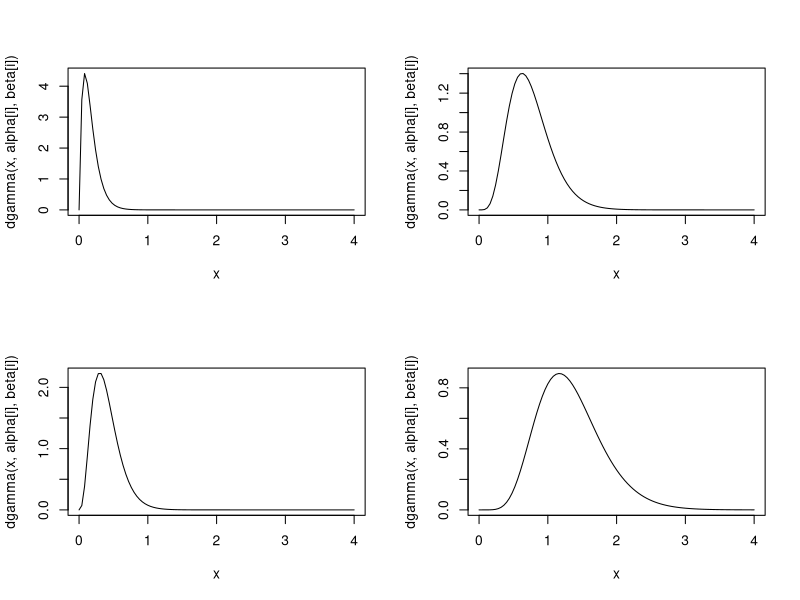
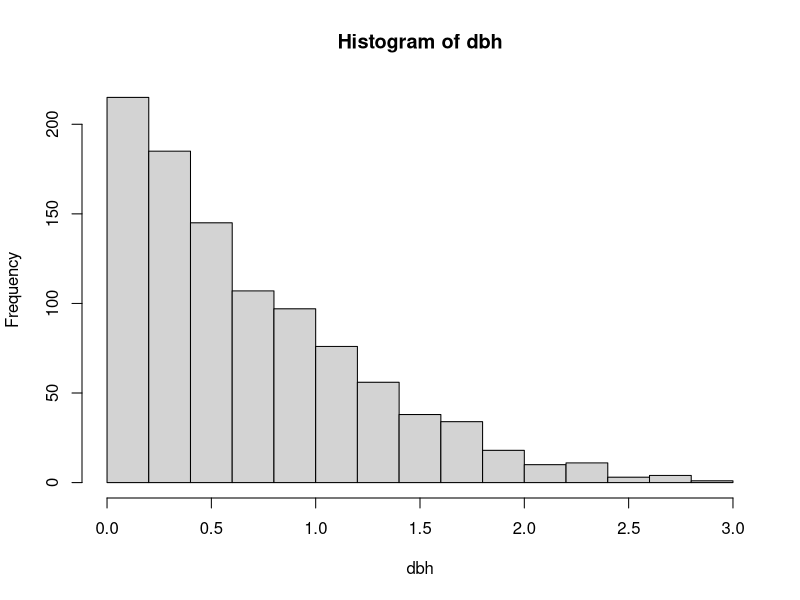
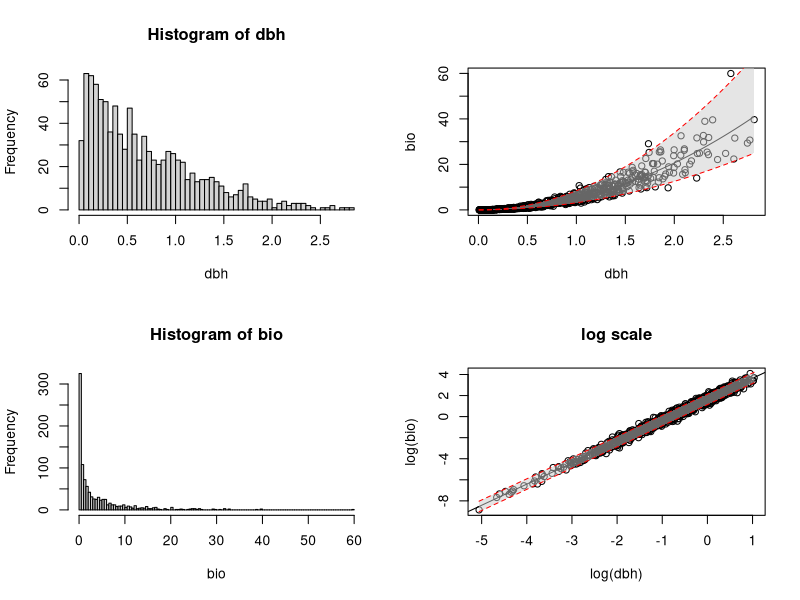
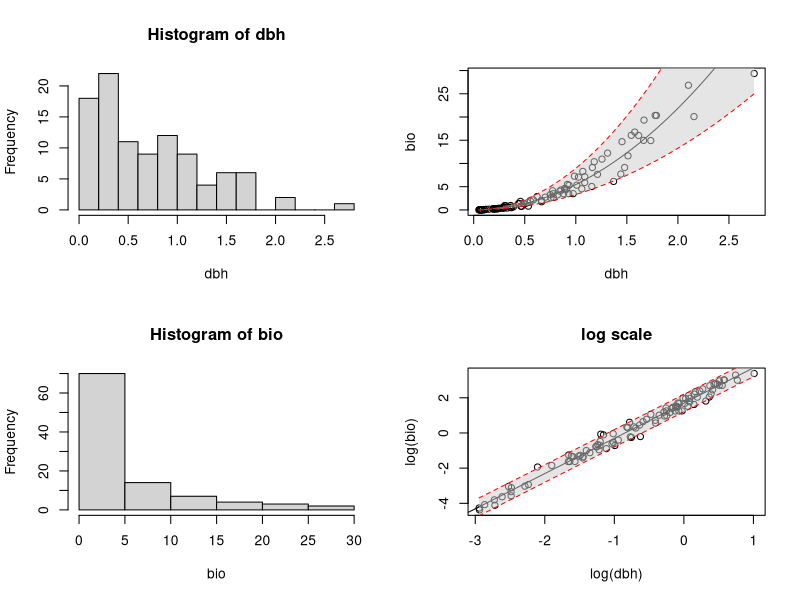
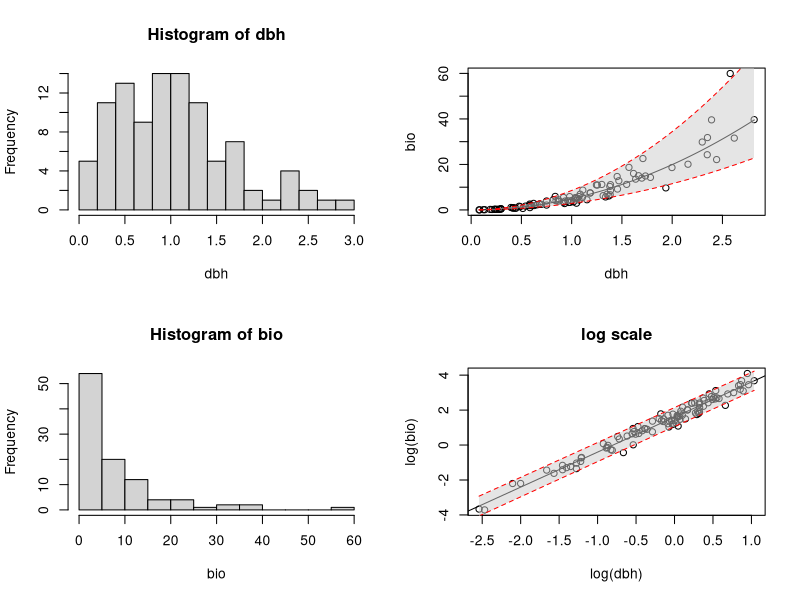
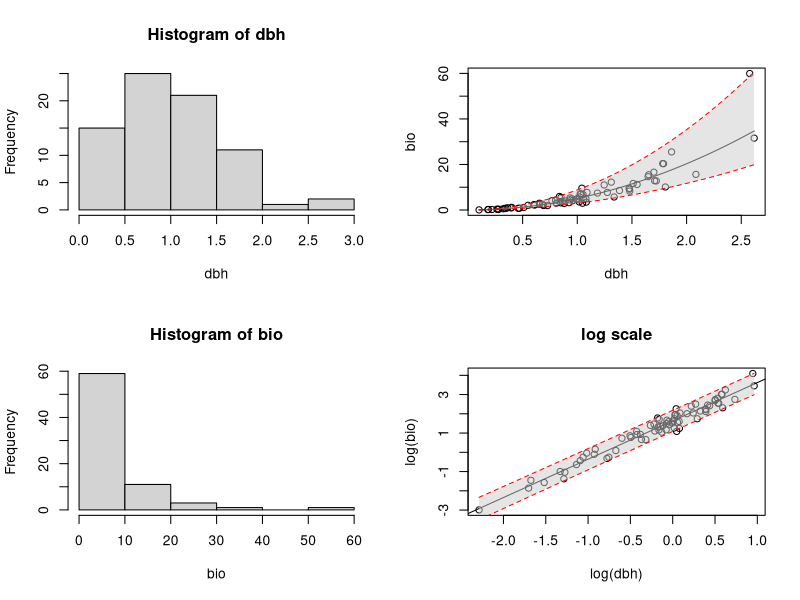
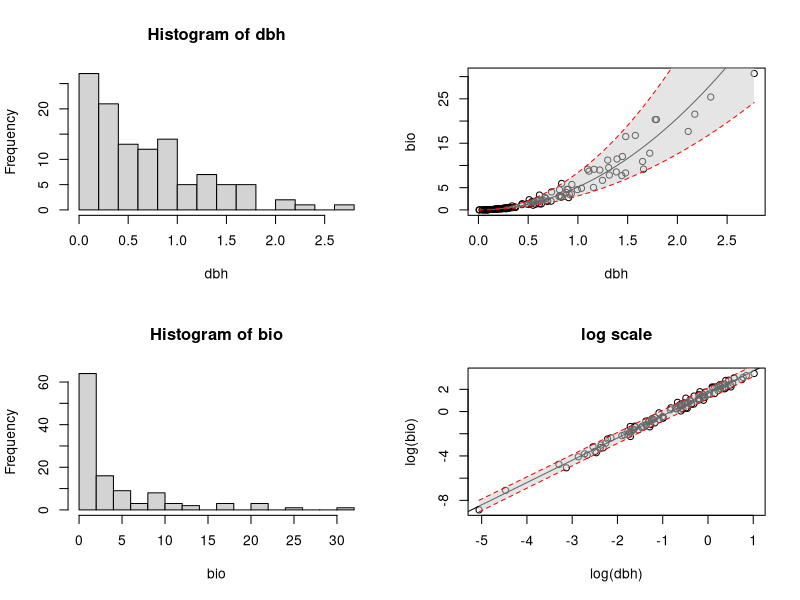
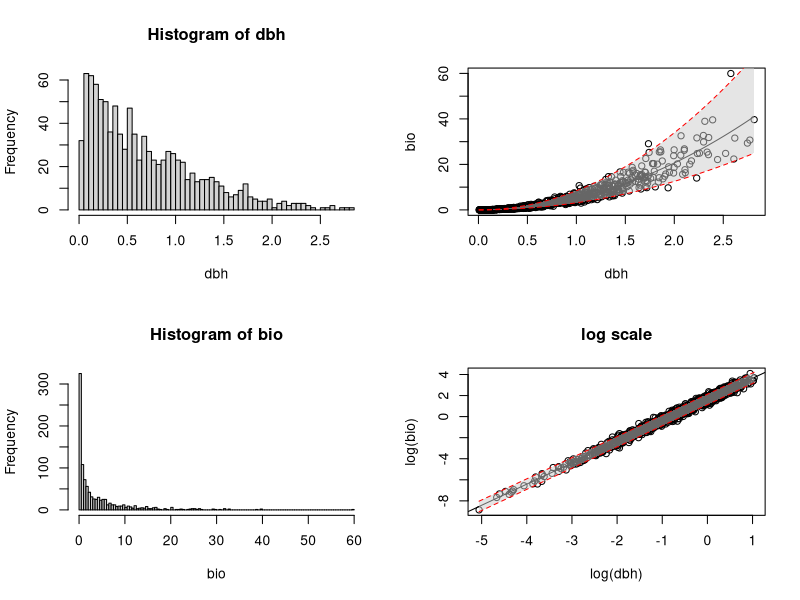

These figures' R source, in order: (Note: this script raises an error after producing the figures.)
##
## Sequential PPS sampling design simulation
##

##
## libraries and functions
##

make.gamma.mixture <- function(N, alpha, beta){
	# makes a mixture of gamma distributions given alpha and beta vectors
	n <- length(alpha)
	samp <- sample(1:n, N, replace = TRUE)    
	dbh <- sort(rgamma(N, alpha[samp], beta[samp]))
}

make.sim.biomass <- function(dbh, b0, b1, s2){
	# make a power law distribution function with exponential random normal error and restricts values less than 0
	N <- length(dbh)
	bio <- b0 * dbh ^ b1 * exp(rnorm(N, 0, s2))
	bio[bio < 0] <- min(bio)
	if(length(bio[bio < 0]) == 0){
		return(bio)
	} else{
		return(bio)
		"some values of biomass were less than 0 so were set to min(bio)"
	}
}

make.model.plot <- function(dbh, bio, file = 'pathname'){ # plot model fits and save to file using file = 'pathname'
	if(file != 'pathname'){
		pdf(file = "fullModel")
	}
	N <- length(dbh)
	layout(matrix(1:4, nrow = 2))
	hist(dbh, breaks = floor(N / 10))
	hist(bio, breaks = floor(N / 10))
	# model
	model <- lm(log(bio) ~ log(dbh))
	newdbh <- seq(min(dbh), max(dbh), length.out = N)
	preds <- predict(model, newdata = data.frame(dbh = newdbh), interval = "predict")
	
	plot(bio ~ dbh)
	curve(exp(model$coeff[1]) * x^model$coeff[2], add = TRUE)
	polygon(c(rev(newdbh), newdbh), c(rev(exp(preds[, 3])), exp(preds[, 2])), col = adjustcolor('grey80', alpha.f=0.5), border = NA)
	lines(newdbh, exp(preds[ ,3]), lty = 'dashed', col = 'red')
	lines(newdbh, exp(preds[ ,2]), lty = 'dashed', col = 'red')

	plot(log(bio) ~ log(dbh), main = 'log scale')
	abline(model)
	polygon(c(rev(log(newdbh)), log(newdbh)), c(rev(preds[, 3]), preds[, 2]), col = adjustcolor('grey80', alpha.f=0.5), border = NA)
	lines(log(newdbh), preds[ ,3], lty = 'dashed', col = 'red')
	lines(log(newdbh), preds[ ,2], lty = 'dashed', col = 'red')
	if(file != 'pathname'){
		dev.off()
	}
}

make.pi <- function(N){
	if(floor(N) < N){
		"N must be an integer"
	} else if(N < 2){
		"N must be greater than 2"
	} else if(N == 2){
		bias <- c(1 / 4, 0)
	} else {
		bias <- vector(length = N)
		for(j in 1:(N-1)){
		bias[j] <- (1 / (N * (N - 1)) * (sum(1:(N-1) * 1:(N-1) / (2:N))) + 1 /2 - (N - 1) / N) * (N - j)
		}
		bias[N] <- 0
		return(bias + 1:N / N)
	}
}

make.samp <- function(dbh, bio, n, method = 'srs'){
  N <- length(dbh)
  if(method == 'srs'){
		p <- n * rep(1 / N, N)
		samp <- sample(1:N, n, prob = p)
	}
	if(method == 'pps'){
		p <- n * dbh / sum(dbh)
		samp <- sample(1:N, n, prob = p)
	}
	if(method == 'ecdf'){
	  p <- 2 * n / N * ecdf(dbh)(dbh)
	  samp <- which(rbinom(1:N, 1, p) == 1)
	}
	if(method == 'design'){
	  p <- vector(length = N)
	  idx <- sample(1:N)
		for(k in 1:N){
      x <- dbh[idx[1:k]]
      fn <- ecdf(x)
      p[k] <- fn(x)[k]
	  }
	  p <- p * 2 * n / N # potential sample size adjustment
	  samp <- which((rbinom(N, 1, p) == 1))
	  p <- make.pi(N)
	}  
	prob <- p[samp]
	dbh.samp <- dbh[samp]
	dbh.mn <- 1 / N * sum(dbh.samp / prob)
	bio.samp <- bio[samp]
  bio.mn <- 1 / N * sum(bio.samp / prob)	
	list(dbh = dbh.samp, dbh.mn = dbh.mn, bio = bio.samp, bio.mn = bio.mn, p = p, samp = samp)
}

make.bias.est <- function(iter, dbh, bio, n, method = 'srs'){ # estimate bias in regression coefficients from sampling design
	out <- make.samp(dbh, bio, n, method)
	model <- lm(log(bio) ~ log(dbh), data = data.frame(dbh = out$dbh, bio = out$bio))
	model.wt <- lm(log(bio) ~ log(dbh), weights = out$p[out$samp], data = data.frame(dbh = out$dbh, bio = out$bio))
	newdata <- data.frame(dbh = dbh[ - out$samp])
	preds <- predict(model, newdata = newdata)
	preds.wt <- predict(model.wt, newdata = newdata)
	pred.mse <- mean((exp(preds) - bio[ - out$samp])^2)
	pred.wt.mse <- mean((exp(preds.wt) - bio[ - out$samp])^2)
	#c(summary(model)$coef[, 1], summary(model)$coef[, 2], summary(model.wt)$coef[, 1], summary(model.wt)$coef[, 2], pred.mse, pred.wt.mse)
  bias <- c(summary(model)$coef[, 1], summary(model)$coef[, 2], summary(model.wt)$coef[, 1], summary(model.wt)$coef[, 2], pred.mse, pred.wt.mse)
	names(bias) <- c('EST intercept OLS', 'EST slope OLS', 'SE intercept OLS', 'SE slope OLS', 'EST intercept WLS', 'EST slope WLS', 'SE intercept WLS', 'SE slope WLS', 'MSPE OLS', 'MSPE WLS')
	return(bias)
}

##
## Simulate dbh
##

N <- 1000 # finite population size
n <- 100 # expected sample size

##
## Start with a population that is a mixture of Gamma Distributions
##

alpha <- c(2, 4, 6, 8) # gamma mixture parameter
beta <- c(12, 10, 8, 6) # gamma mixture parameter

dbh <- make.gamma.mixture(N, alpha, beta)

##
## Plot DBH
##

layout(matrix(1:4, 2, 2))
for(i in 1:4){ # plot the four distibutions to mix
	curve(dgamma(x, alpha[i], beta[i]), from = 0, to = 4)
}

par(mfrow = c(1, 1))
#pdf(file = 'dbh1.pdf')
hist(dbh, breaks = 20)
#dev.off()

## 
## True mean and variance for DBH
##

dbh.mn <- mean(dbh)
dbh.var <- var(dbh)

##
## Simulate Biomass
##

b0 <- 5
b1 <- 2
s2 <- 1/4

bio <- make.sim.biomass(dbh, b0, b1, s2)
bio.mn <- mean(bio)
bio.var <- var(bio)

##
## Plot Data
##

#make.model.plot(dbh, bio, file = "fullModel.pdf")
make.model.plot(dbh, bio)

##
## SRS sampling
##

out.srs <- make.samp(dbh, bio, n, method = 'srs')
dbh.mn - out.srs$dbh.mn
bio.mn - out.srs$bio.mn

##
## Plot relationship for SRS sample
##

make.model.plot(out.srs$dbh, out.srs$bio)

##
## Estimate Bias from SRS sampling
##

bias.srs <- sapply(1:1000, make.bias.est, dbh = dbh, bio = bio, n = 100, method = 'srs')
idx.mn <- c(1:2, 5:6)
idx.var <- c(3:4, 7:8)
idx.mspe <- 9:10
apply(bias.srs[idx.mn,], 1, mean) - rep(c(log(b0), b1), 2) # seems to be unbiasedly estimating the regression parameters
## variance of the means - mean of the variances
apply(bias.srs[idx.mn, ], 1, var) - apply(bias.srs[idx.var, ], 1, mean) # variance of estimator vs estimated variance for regression parameters seems to be unbiased
# mean MSPE
apply(bias.srs[idx.mspe, ], 1, mean) 

##
## True PPS sampling design
##

#out.pps <- make.pps.samp(dbh, bio, n)
out.pps <- make.samp(dbh, bio, n, method = 'pps')
dbh.mn - out.pps$dbh.mn
bio.mn - out.pps$bio.mn

##
## Plot relationship for PPS sample
##

make.model.plot(out.pps$dbh, out.pps$bio)

##
## Estimate Bias from pps sampling
##

bias.pps <- sapply(1:1000, make.bias.est, dbh = dbh, bio = bio, n = 100, method = 'pps')
apply(bias.pps[idx.mn,], 1, mean) - rep(c(log(b0), b1), 2) # seems to be unbiasedly estimating the regression parameters
## variance of the means - mean of the variances
apply(bias.pps[idx.mn, ], 1, var) - apply(bias.pps[idx.var, ], 1, mean) # variance of estimator vs estimated variance for regression parameters seems to be unbiased
# mean MSPE
apply(bias.pps[idx.mspe, ], 1, mean) 

##
## ecdf sampling design
##

#out.ecdf <- make.ecdf.samp(dbh, bio, n)
out.ecdf <- make.samp(dbh, bio, n, method = "ecdf")
dbh.mn - out.ecdf$dbh.mn
bio.mn - out.ecdf$bio.mn

##
## Plot relationship for ecdf sample
##

make.model.plot(out.ecdf$dbh, out.ecdf$bio)

##
## Estimate Bias from ecdf sampling
##

bias.ecdf <- sapply(1:1000, make.bias.est, dbh = dbh, bio = bio, n = 100, method = 'ecdf')
apply(bias.ecdf[idx.mn,], 1, mean) - rep(c(log(b0), b1), 2) # seems to be unbiasedly estimating the regression parameters
## variance of the means - mean of the variances
apply(bias.ecdf[idx.mn, ], 1, var) - apply(bias.ecdf[idx.var, ], 1, mean) # variance of estimator vs estimated variance for regression parameters seems to be unbiased
# mean MSPE
apply(bias.ecdf[idx.mspe, ], 1, mean) # seems to be similar to pps (at least for this particular finite population)

##
## Sequential ecdf design
##

##
## Sample the first element (x1) with probability 1
## Sample the second element (x2) with probability 1 if x2 > x1
##                                                 1/2 if x2 <= x1  
##
## Sample the third element (x3) with probability 1 if x3 > x1 & x2
##                                                2/3 if x3 > x1 & x3 < x2 
##                                                2/3 if x3 > x2 & x3 < x1
##                                                1/3 if x3 < x1 & x2
##
## And so on
##

##
## Testing the behavior of the probability of being sampled pi_i for one population
##

#out.design <- make.design.samp(dbh, bio, n)
out.design <- make.samp(dbh, bio, n, method = "design")
make.model.plot(out.design$dbh, out.design$bio)
make.model.plot(dbh, bio)

bias.design <- sapply(1:100, make.bias.est, dbh = dbh, bio = bio, n = 100, method = 'design')
apply(bias.design[idx.mn,], 1, mean) - rep(c(log(b0), b1), 2) # seems to be unbiasedly estimating the regression parameters
## variance of the means - mean of the variances
apply(bias.design[idx.mn, ], 1, var) - apply(bias.design[idx.var, ], 1, mean) # variance of estimator vs estimated variance for regression parameters seems to be unbiased
# mean MSPE
apply(bias.design[idx.mspe, ], 1, mean) # seems to be similar to pps (at least for this particular finite population)

apply(bias.srs[idx.mspe, ], 1, mean)
apply(bias.pps[idx.mspe, ], 1, mean)
apply(bias.ecdf[idx.mspe, ], 1, mean)
apply(bias.design[idx.mspe, ], 1, mean)



##
## Older code
##

#make.pps.samp <- function(dbh, bio, n){ # sample dbh and bio using pps on dbh
#	N <- length(dbh)
#	p <- dbh / sum(dbh)
#	samp <- sample(1:N, n, prob = p)
#	prob <- p[samp]
	#dbh.pps.mn <- 1 / N * sum(1 / n * dbh[samp] / p[samp])
#	dbh.pps <- dbh[samp]
#	dbh.mn <- 1 / N * sum(dbh.pps / (n * prob))
#	dbh.mn
	#delta.kl <- 1 - 
	#dbh.pps.var <- 
	#bio.pps.mn <- 1 / N * sum(1 / n * bio[samp] / p[samp])	
#	bio.pps <- bio[samp]
#	bio.mn <- 1 / N * sum(bio.pps / (n * prob))
	#bio.pps.var <- 
#	list(dbh = dbh.pps, dbh.mn = dbh.mn, bio = bio.pps, bio.mn = bio.mn, p = p, samp = samp)
	#list(dbh.pps = dbh, dbh.mn = dbh.mn, dbh.var = dbh.var, bio = bio, bio.mn = bio.mn, bio.var = bio.var)
#}

# add MSPE for total biomass
#make.bias.pps.est <- function(iter, dbh, bio, n){ # estimate bias in regression coefficients from pps sampling
#	out <- make.pps.samp(dbh, bio, n)
#	model <- lm(log(bio) ~ log(dbh), data = out)
#	model.wt <- lm(log(bio) ~ log(dbh), weights = out$p[out$samp], data = out)
#	newdata <- data.frame(dbh = dbh[ - out$samp])
#	preds <- predict(model, newdata = newdata)
#	preds.wt <- predict(model.wt, newdata = newdata)
#	pred.mse <- mean((exp(preds) - bio[ - out$samp])^2)
#	pred.wt.mse <- mean((exp(preds.wt) - bio[ - out$samp])^2)
#	#list(coef = model$coef, coef.wt = model.wt$coef, pred.mse = pred.mse, pred.wt.mse = pred.wt.mse)
#	c(summary(model)$coef[, 1], summary(model)$coef[, 2], summary(model.wt)$coef[, 1], summary(model.wt)$coef[, 2], pred.mse, pred.wt.mse)
#}


#make.ecdf.samp <- function(dbh, bio, n){ # sample dbh and bio using pps on dbh
#	N <- length(dbh)
#	p <- 2 * n / N * ecdf(dbh)(dbh)
#	samples <- rbinom(1:N, 1, p)
#	samp <- which(samples == 1)
#	prob <- p[samp]
#	dbh.ecdf <- dbh[samp]
#	dbh.mn <- 1 / N * sum(dbh.ecdf / prob)
	#delta.kl <- 1 - 
	#dbh.pps.var <- 
	#bio.pps.mn <- 1 / N * sum(1 / n * bio[samp] / p[samp])	
#	bio.ecdf <- bio[samp]
#	bio.mn <- 1 / N * sum(bio.ecdf / prob)
	#bio.pps.var <- 
#	list(dbh = dbh.ecdf, dbh.mn = dbh.mn, bio = bio.ecdf, bio.mn = bio.mn, p = p, samp = samp)
#}

# add MSPE for total biomass
#make.bias.ecdf.est <- function(iter, dbh, bio, n){ # estimate bias in regression coefficients from pps sampling
#	out <- make.pps.samp(dbh, bio, n)
#	model <- lm(log(bio) ~ log(dbh), data = out)
#	model.wt <- lm(log(bio) ~ log(dbh), weights = out$p[out$samp], data = out)
#	newdata <- data.frame(dbh = dbh[ - out$samp])
#	preds <- predict(model, newdata = newdata)
#	preds.wt <- predict(model.wt, newdata = newdata)
#	pred.mse <- mean((exp(preds) - bio[ - out$samp])^2)
#	pred.wt.mse <- mean((exp(preds.wt) - bio[ - out$samp])^2)
	#list(coef = model$coef, coef.wt = model.wt$coef, pred.mse = pred.mse, pred.wt.mse = pred.wt.mse)
	#list(coef = model$coef, coef.wt = model.wt$coef)
#	c(summary(model)$coef[, 1], summary(model)$coef[, 2], summary(model.wt)$coef[, 1], summary(model.wt)$coef[, 2], pred.mse, pred.wt.mse)
#}

#make.design.samp <- function(dbh, bio, n){ # sample according to the proposed design
#	N <- length(dbh)
#	p <- vector(length = N)
#	for(k in 1:N){
#		x <- dbh[1:k]
#		fn <- ecdf(x)
#		p[k] <- fn(x)[k]
#	}
#	p <- p * 2 * n / N # potential sample size adjustment
#	samp <- which(rbinom(N, 1, p) == 1)
#	pi <- (make.pi(N) + 1:N/N)#[samples == 1]
#	pi.samp <- pi[samp]
#	dbh.design <- dbh[samp]
#	dbh.mn <- 1 / N * sum(dbh.design / pi.samp)
#	bio.design <- bio[samp]
#	bio.mn <- 1 / N * sum(bio.design / pi.samp)
#	list(dbh = dbh.design, dbh.mn = dbh.mn, bio = bio.design, bio.mn = bio.mn, p = pi, samp = samp)
#}

# add MSPE for total biomass
#make.bias.design.est <- function(iter, dbh, bio, n){ # estimate bias in regression coefficients from pps sampling
#	out <- make.design.samp(dbh, bio, n)
#	model <- lm(log(bio) ~ log(dbh), data = data.frame(dbh = out$dbh, bio = out$bio))
#	model.wt <- lm(log(bio) ~ log(dbh), weights = out$p[out$samp], data = data.frame(dbh = out$dbh, bio = out$bio))
#	newdata <- data.frame(dbh = dbh[ - out$samp])
#	preds <- predict(model, newdata = newdata)
#	preds.wt <- predict(model.wt, newdata = newdata)
#	pred.mse <- mean((exp(preds) - bio[ - out$samp])^2)
#	pred.wt.mse <- mean((exp(preds.wt) - bio[ - out$samp])^2)
#	c(summary(model)$coef[, 1], summary(model)$coef[, 2], summary(model.wt)$coef[, 1], summary(model.wt)$coef[, 2], pred.mse, pred.wt.mse)
	#list(coef = model$coef, coef.wt = model.wt$coef, pred.mse = pred.mse, pred.wt.mse = pred.wt.mse)
	#list(coef = model$coef, coef.wt = model.wt$coef)
	#c(summary(model)$coef[, 1], summary(model)$coef[, 2], summary(model.wt)$coef[, 1], summary(model.wt)$coef[, 2], pred.mse, pred.wt.mse)
#}

##
## Informative sampling test idea
##
model.no.informative <- lm(log(bio.pps) ~ log(dbh.pps))
model.informative <- lm(log(bio.pps) ~ log(dbh.pps) + 1 / fn(dbh.pps) + log(dbh.pps) * 1 / fn(dbh.pps))
anova(model.no.informative, model.informative)
